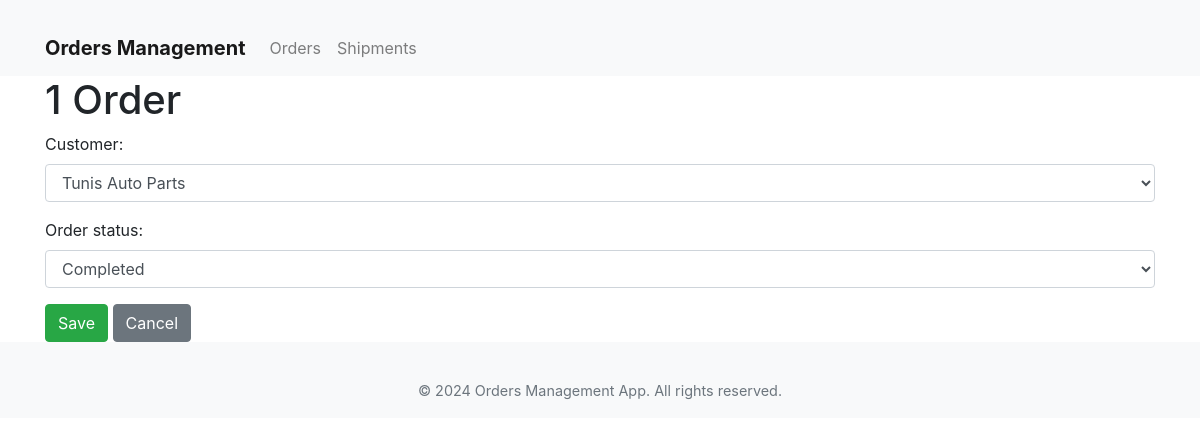
Screenshot of /orders/1/edit/ with the database file from the repository.
### orders/models.py (models this page shows, shortened)
class Order(models.Model):
    STATUS_CHOICES = [
        ('Pending', 'Pending'),
        ('Shipped', 'Shipped'),
        ('Completed', 'Completed'),
    ]
    customer = models.ForeignKey(Customer, on_delete=models.CASCADE)
    order_date = models.DateTimeField(auto_now_add=True)
    order_status = models.CharField(max_length=10, choices=STATUS_CHOICES, default='Pending')
    total_amount = models.DecimalField(max_digits=10, decimal_places=2, default=0)

### orders/views.py (the view)
# urls.py: path('<int:pk>/edit/', views.order_update, name='order_update'),
def order_update(request, pk):
    order = get_object_or_404(Order, pk=pk)
    if request.method == 'POST':
        form = OrderForm(request.POST, instance=order)
        if form.is_valid():
            form.save()
            return redirect('orders:order_list')
    else:
        form = OrderForm(instance=order)
    return render(request, 'orders/order_form.html', {'form': form})

### orders/forms.py
class OrderForm(forms.ModelForm):
    class Meta:
        model = Order
        fields = ['customer', 'order_status']
        widgets = {
            'customer': forms.Select(attrs={'class': 'form-control'}),
            'order_status': forms.Select(attrs={'class': 'form-control'}),
        }

### customers/models.py (called while the page is built)
    def __str__(self):
        return self.name

### orders/templates/orders/order_form.html (shortened to what this page needs)
{% extends 'orders/layout.html' %}
{% block content %}
<h1>{{ form.instance.id|default:"Create" }} Order</h1>
<form method="post">
    <div class="form-group">
        {{ form.customer.label_tag }}
        {{ form.customer }}
    </div>
    <div class="form-group">
        {{ form.order_status.label_tag }}
        {{ form.order_status }}
    </div>
    <button type="submit" class="btn btn-success">Save</button>
    <a href="{% url 'orders:order_list' %}" class="btn btn-secondary">Cancel</a>
</form>
{% endblock %}

### orders/templates/orders/layout.html (style rules this page uses)
body { padding-top: 56px; }

### rows the page displays
Order: instance.id "1", customer "Tunis Auto Parts", order_status "Completed"
